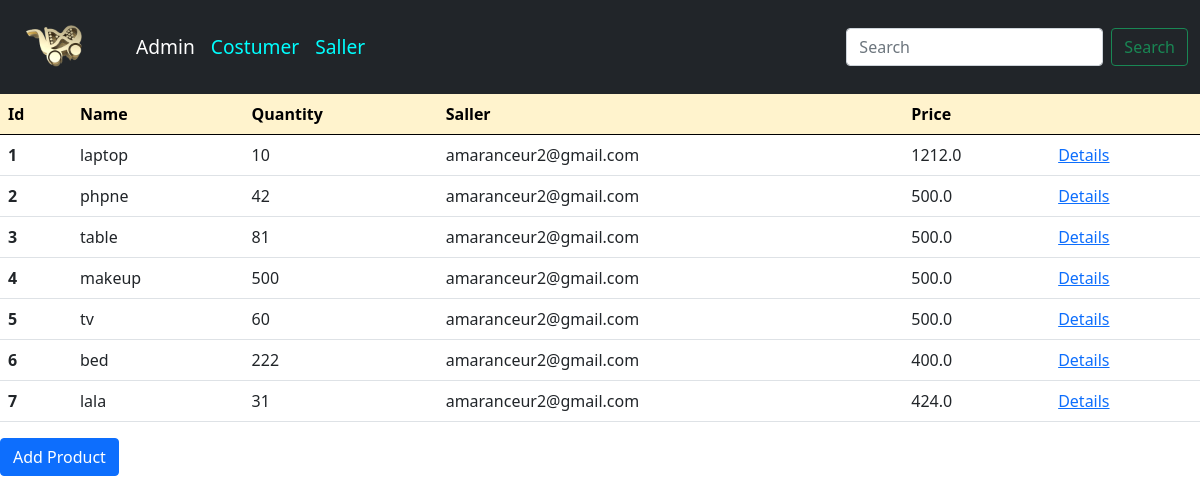
Screenshot of /managment/Product/ with the database file from the repository.
### main/models.py (models this page shows, shortened)
class Product(models.Model):
    name=models.CharField( max_length=50)
    quantity=models.IntegerField()
    saller=models.ForeignKey(Saller, on_delete=models.CASCADE,default=None)
    details=models.CharField(null=True, max_length=200)
    price=models.FloatField(null=True)
    image = models.ImageField(upload_to='product_images/')  # Define the image field

class Saller(models.Model):
    user = models.OneToOneField(User, on_delete=models.CASCADE, related_name='saller_profile')
    carte = models.CharField(('carte'), max_length=50)
    zipcode = models.CharField(('zipcode'), max_length=50)
    is_saller = models.BooleanField(default=True)
    def __str__(self):
        return self.user.email

### main/views.py (the view)
# urls.py: path('managment/<str:a>/', managment, name='managment'),
def managment(request,a):
    sallers=Saller.objects.all()
    product=Product.objects.all()
    costumer=Costumer.objects.all()
    context={'sallers':sallers,'product':product,'costumer':costumer}
    return render(request, f'{a}_managment.html', context)

### main/templates/Product_managment.html
{% extends 'main.html' %}
{% block content %}
<table class="table table-hover">
    <thead class="table-warning">
      <tr>
        <th scope="col">Id</th>
        <th scope="col">Name</th>
        <th scope="col">Quantity</th>
        <th scope="col">Saller</th>
        <th scope="col">Price</th>
        <th scope="col"></th>
      </tr>
    </thead>
    <tbody>
        {% if product %}
        {% for cs in product  %}
      <tr>
        <th scope="row">{{ cs.id }}</th>
        <td>{{ cs.name }}</td>
        <td>{{ cs.quantity }}</td>
        <td>{{ cs.saller }}</td>
        <td>{{ cs.price }}</td>
        <td><a href="{% url 'details' 'Product'  cs.id %}">Details </a></td>
      </tr>
      {% endfor %}
      {% endif %}
    </tbody>
  </table>
  <a href="{% url 'add_p' %}" class="btn btn-primary">Add Product</a>
{% endblock content %}

### main/templates/main.html (shortened to what this page needs)
<!DOCTYPE html>
<html lang="en">
<head>
    {% load static %}
    <link rel="stylesheet" href="{% static 'css/style.css' %}">
    <link href="https://cdn.jsdelivr.net/npm/bootstrap@5.0.2/dist/css/bootstrap.min.css" rel="stylesheet">
    <link rel="stylesheet" href="https://cdn.jsdelivr.net/npm/bootstrap-icons@1.11.3/font/bootstrap-icons.min.css">
</head>
<body>
    {% include 'nav.html' %}
    {% block content %}
    {% endblock content %}
</body>
</html>

### main/templates/nav.html (shortened to what this page needs)
{% load static %}
<nav class="navbar navbar-expand-lg navbar-dark bg-dark">
    <div class="container-fluid">
      <a class="navbar-brand" href="{% url 'home' %}"><img src="{% static 'img/logo.png' %}" width="100px" alt=""></a>
    {% if user.is_authenticated %}
        {% if user.is_superuser %}
      <div class="collapse navbar-collapse" id="navbarSupportedContent">
        <ul class="navbar-nav me-auto mb-2 mb-lg-0">
          <li class="nav-item">
            <a class="nav-link active" aria-current="page" href="{% url 'managment' 'Product' %}">Products</a>
          </li>
          <li class="nav-item">
            <a class="nav-link " href="{% url 'managment' 'Costumer' %}" style="color:cyan">Costumers</a>
          </li>
          <li class="nav-item">
            <a class="nav-link" href="{% url 'managment' 'Saller' %}" style="color:cyan">Sallers</a>
          </li>
          <li class="nav-item">
            <a class="nav-link" href="{% url 'logout' %}" style="color:cyan">Logout</a>
          </li>
        </ul>
        <form class="d-flex">
          <input class="form-control me-2" type="search" placeholder="Search" aria-label="Search">
          <button class="btn btn-outline-success" type="submit">Search</button>
        </form>
    </div>
    {% elif user.is_saller %}
    <div class="collapse navbar-collapse" id="navbarSupportedContent">
      <ul class="navbar-nav me-auto mb-2 mb-lg-0">
        <li class="nav-item">
          <a class="nav-link active" aria-current="page" href="{% url 'managment' 'Product' %}">Add Product</a>
        </li>
        <li class="nav-item">
          <a class="nav-link" href="{% url 'logout' %}" style="color:cyan">Logout</a>
        </li>
      </ul>
      <form class="d-flex">
        <input class="form-control me-2" type="search" placeholder="Search" aria-label="Search">
        <button class="btn btn-outline-success" type="submit">Search</button>
      </form>
  </div>
  {% elif user.is_costumer %}
  <div class="collapse navbar-collapse" id="navbarSupportedContent">
    <ul class="navbar-nav me-auto mb-2 mb-lg-0">
      <li class="nav-item">
        <a class="nav-link active" aria-current="page" href="{% url 'managment' 'Product' %}">Add to My cart</a>
      </li>
      <li class="nav-item">
        <a class="nav-link" href="{% url 'logout' %}" style="color:cyan">Logout</a>
      </li>
    </ul>
    <form class="d-flex">
      <input class="form-control me-2" type="search" placeholder="Search" aria-label="Search">
      <button class="btn btn-outline-success" type="submit">Search</button>
    </form>
</div>
  {% endif %}
       {% else %}
      <div class="collapse navbar-collapse" id="navbarSupportedContent">
        <ul class="navbar-nav me-auto mb-2 mb-lg-0">
          <li class="nav-item">
            <a class="nav-link active" aria-current="page" href="{% url 'admin' %}">Admin</a>
          </li>
          <li class="nav-item">
            <a class="nav-link " href="{% url 'costumerlogin' %}" style="color:cyan">Costumer</a>
          </li>
          <li class="nav-item">
            <a class="nav-link" href="{% url 'sallerlogin' %}" style="color:cyan">Saller</a>
          </li>
        </ul>
        <form class="d-flex">
          <input class="form-control me-2" type="search" placeholder="Search" aria-label="Search">
          <button class="btn btn-outline-success" type="submit">Search</button>
        </form>
      </div>
    {% endif %}
    </div>
  </nav>

### main/static/css/style.css (style rules this page uses)
* { margin: 0; padding: 0; box-sizing: border-box; }
body { min-height: 100vh; background: #1c1c1c; }
.collapse .nav-link { font-size: 1.2em; }

### rows the page displays
Product: id "1", name "laptop", quantity "10", saller "amaranceur2@gmail.com", price "1212.0"
Product: id "2", name "phpne", quantity "42", saller "amaranceur2@gmail.com", price "500.0"
Product: id "3", name "table", quantity "81", saller "amaranceur2@gmail.com", price "500.0"
Product: id "4", name "makeup", quantity "500", saller "amaranceur2@gmail.com", price "500.0"
Product: id "5", name "tv", quantity "60", saller "amaranceur2@gmail.com", price "500.0"
Product: id "6", name "bed", quantity "222", saller "amaranceur2@gmail.com", price "400.0"
Product: id "7", name "lala", quantity "31", saller "amaranceur2@gmail.com", price "424.0"
